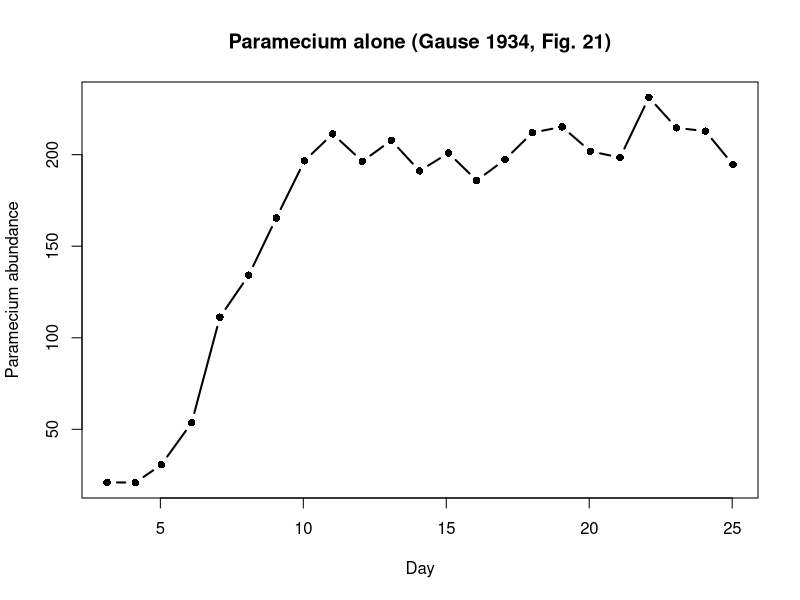
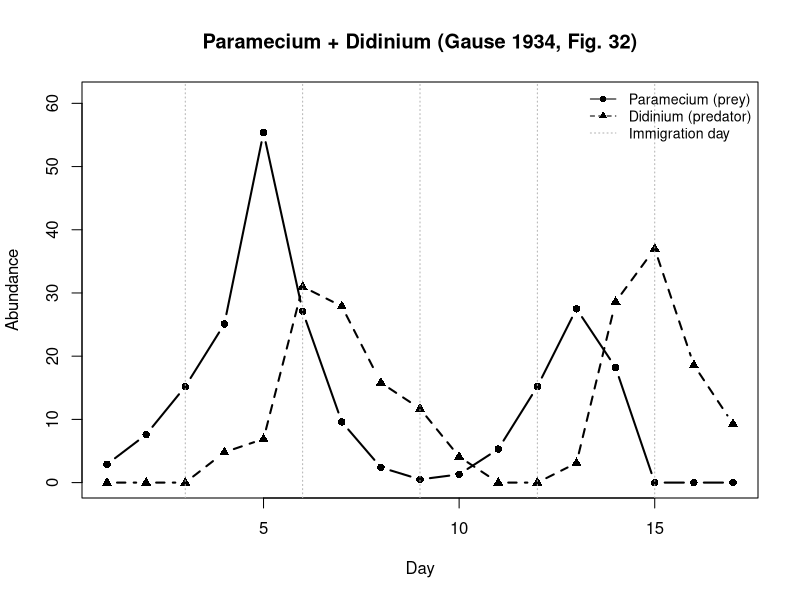
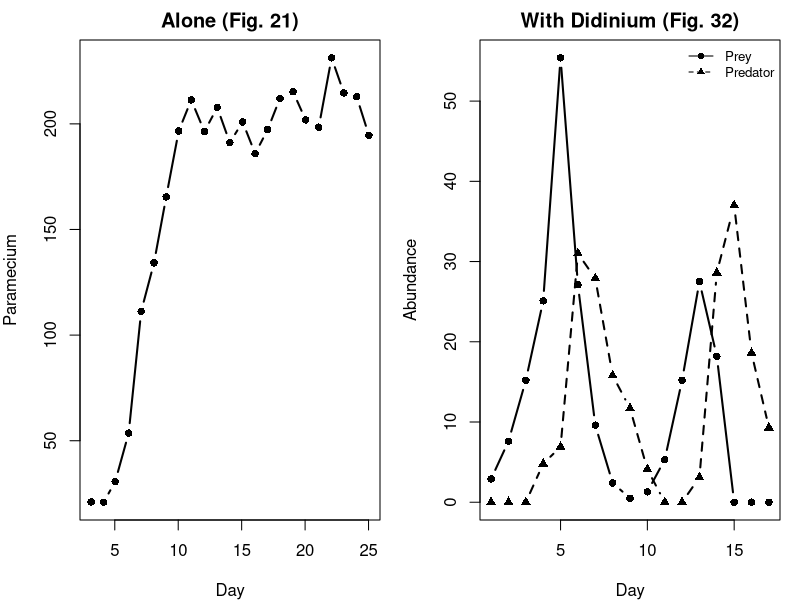
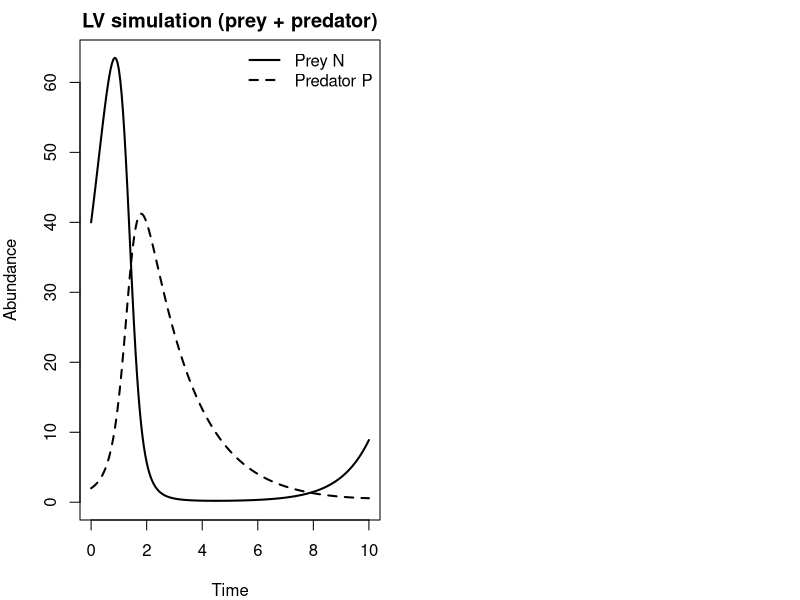

R code for these plots, in order:
## ---- chunk 1
#| fig-height: 4
#| fig-width: 7
alone <- read.csv("data/paramecium_alone.csv")
plot(alone$day, alone$paramecium, type = "b", pch = 16, lwd = 2,
     xlab = "Day", ylab = "Paramecium abundance",
     main = "Paramecium alone (Gause 1934, Fig. 21)")
## ---- chunk 2
#| fig-height: 4
#| fig-width: 7
both <- read.csv("data/paramecium_with_didinium.csv")
plot(both$day, both$paramecium, type = "b", pch = 16, lwd = 2,
     xlab = "Day", ylab = "Abundance",
     main = "Paramecium + Didinium (Gause 1934, Fig. 32)",
     ylim = c(0, max(c(both$paramecium, both$didinium), na.rm = TRUE) * 1.1))
lines(both$day, both$didinium, type = "b", pch = 17, lwd = 2, lty = 2)
# mark immigration pulses (Gause periodically added individuals)
imm <- both$day[both$immigration == "y"]
abline(v = imm, col = "grey70", lty = 3)
legend("topright",
       c("Paramecium (prey)", "Didinium (predator)", "Immigration day"),
       pch = c(16, 17, NA), lty = c(1, 2, 3), col = c("black", "black", "grey70"),
       bty = "n", cex = 0.85)
## ---- chunk 3
#| fig-height: 4.2
#| fig-width: 8
par(mfrow = c(1, 2), mar = c(4, 4, 2, 1))
plot(alone$day, alone$paramecium, type = "b", pch = 16, lwd = 2,
     xlab = "Day", ylab = "Paramecium", main = "Alone (Fig. 21)")
plot(both$day, both$paramecium, type = "b", pch = 16, lwd = 2,
     xlab = "Day", ylab = "Abundance", main = "With Didinium (Fig. 32)",
     ylim = c(0, max(c(both$paramecium, both$didinium), na.rm = TRUE)))
lines(both$day, both$didinium, type = "b", pch = 17, lwd = 2, lty = 2)
legend("topright", c("Prey", "Predator"), pch = c(16, 17), lty = 1:2, bty = "n", cex = 0.8)
## ---- chunk 4
#| fig-height: 4
#| fig-width: 7
next_state <- function(N, P, r, a, b, m, dt) {
  dN <- (r * N - a * N * P) * dt
  dP <- (b * a * N * P - m * P) * dt
  c(N = max(N + dN, 0), P = max(P + dP, 0))
}

T <- 200; dt <- 0.05
N <- numeric(T + 1); P <- numeric(T + 1)
N[1] <- 40; P[1] <- 2
r <- 1.0; a <- 0.1; b <- 0.5; m <- 0.6
for (t in 1:T) {
  out <- next_state(N[t], P[t], r, a, b, m, dt)
  N[t + 1] <- out["N"]; P[t + 1] <- out["P"]
}
time <- 0:T * dt
plot(time, N, type = "l", lwd = 2, xlab = "Time", ylab = "Abundance",
     main = "LV simulation (prey + predator)", ylim = range(0, N, P))
lines(time, P, lwd = 2, lty = 2)
legend("topright", c("Prey N", "Predator P"), lty = 1:2, lwd = 2, bty = "n")
